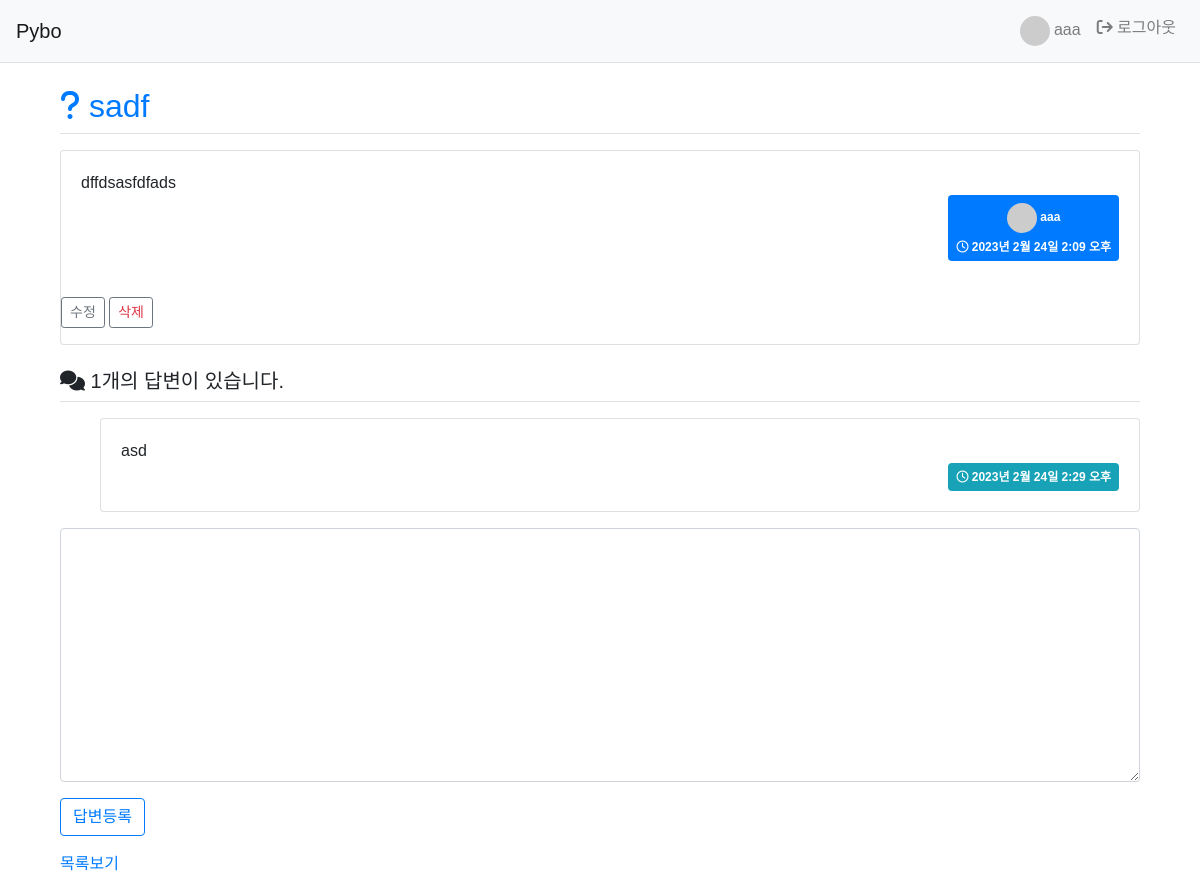
The page /pybo/306/ (signed in) on the database its author committed.
### pybo/models.py (models this page shows, shortened)
class Question(models.Model):
    author = models.ForeignKey(User, on_delete=models.CASCADE)
    subject = models.CharField('제목', max_length=200,
                               help_text='질문의 제목을 한 줄로 작성하세요.')
    content = models.TextField('내용', help_text='질문의 내용을 상세히 작성하세요.')
    create_date = models.DateTimeField('생성일')
    modify_date = models.DateTimeField(null=True, blank=True)

class Answer(models.Model):
    author = models.ForeignKey(User, on_delete=models.CASCADE)
    question = models.ForeignKey(Question, on_delete=models.CASCADE)
    content = models.TextField('답변 내용')
    create_date = models.DateTimeField()
    modify_date = models.DateTimeField(null=True, blank=True)

### pybo/views.py (the view)
# urls.py: path('<int:question_id>/', views.detail, name='detail'),       # 상세 보기
def detail(request, question_id):
    question = get_object_or_404(Question, pk=question_id)
    context = {'question' : question}
    return render(request, 'pybo/question_detail.html', context)

### templates/pybo/question_detail.html (shortened to what this page needs)
{% extends 'base.html' %}
{% block content %}
  <div class="container my-3">
    <h2 class="border-bottom py-2 text-primary">
      <i class="fa-solid fa-question"></i>
      {{ question.subject }}
    </h2>
    <div class="card my-3">
      <div class=" card-body">
        <div class="card-text" style="white-space: pre-line;">{{ question.content }}</div>
        <div class="d-flex justify-content-end">
          <div class="badge badge-primary p-2">
            <div class="mb-2">
              <img class="avarta" src="https://randomuser.me/api/portraits/men/{{question.author.id}}.jpg"/>
              {{ question.author.username }}
            </div>
            <div>
              <i class="fa-regular fa-clock"></i>
              {{ question.create_date }}
            </div>
          </div>
        </div>
      </div>
      {% if request.user == question.author %}
        <div class="my-3">
          <a href="{% url 'pybo:question_modify' question.id %}" class="btn btn-sm btn-outline-secondary">수정</a>
          <a href="#" class="delete btn btn-sm btn-outline-secondary text-danger" data-uri="{% url 'pybo:question_delete' question.id %}">삭제</a>
        </div>
      {% endif %}
    </div>
    <h5 class="border-bottom my-3 py-2">
      <i class="fa-solid fa-comments"></i>
      {{ question.answer_set.count }}개의 답변이 있습니다.
    </h5>
    <div>
      <ul>
        {% for answer in question.answer_set.all %}
          <div class="card my-3">
            <div class="card-body">
              <div class="card-text" style="white-space: pre-line;">{{ answer.content }}</div>
              <div class="d-flex justify-content-end">
                <div class="badge badge-info p-2">
                  <i class="fa-regular fa-clock"></i>
                  {{ answer.create_date }}
                </div>
              </div>
            </div>
          </div>
        {% endfor %}
      </ul>
    </div>
    <form action="{% url 'pybo:answer_create' question.id %}" method="post" class="my-3">
      <div class="form-group">
        <textarea {% if not user.is_authenticated %} disabled="disabled" {% endif %} name="content" id="content" class="form-control" rows="10"></textarea>
      </div>
      <input type="submit" value="답변등록" class="btn btn-outline-primary">
    </form>
    <a href="{% url 'pybo:index' %}">목록보기</a>
  </div>
{% endblock content %}

### templates/navbar.html (shortened to what this page needs)
<nav class="navbar navbar-expand-lg navbar-light bg-light border-bottom">
  <a class="navbar-brand" href="{% url 'pybo:index' %}">Pybo</a>
  <div class="collapse navbar-collapse" id="navbarNav">
    <ul class="navbar-nav ml-auto">
      {% if user.is_authenticated %}
        <li class="nav-item ">
          <a class="nav-link" href="#">
            <img class="avarta" src="https://randomuser.me/api/portraits/men/{{user.id}}.jpg"/>
            {{ user.username }}
          </a>
        </li>
        <li class="nav-item ">
          <a class="nav-link" href="{% url 'common:logout' %}">
            <i class="fa-solid fa-arrow-right-from-bracket"></i>
            로그아웃
          </a>
        </li>
      {% endif %}
  </ul>
</div>
</nav>

### static/style.css (style rules this page uses)
* { font-family: 'Noto Sans KR', sans-serif; }
.avarta { width: 30px; height: 30px; border-radius: 50%; }

### rows shown on the page
Question: subject "sadf", content "dffdsasfdfads", author.username "aaa", create_date "2023년 2월 24일 2:09 오후", answer_set.count "1"
Answer: content "asd", create_date "2023년 2월 24일 2:29 오후"

### other values the page prints
{{ user.username }} "aaa"
